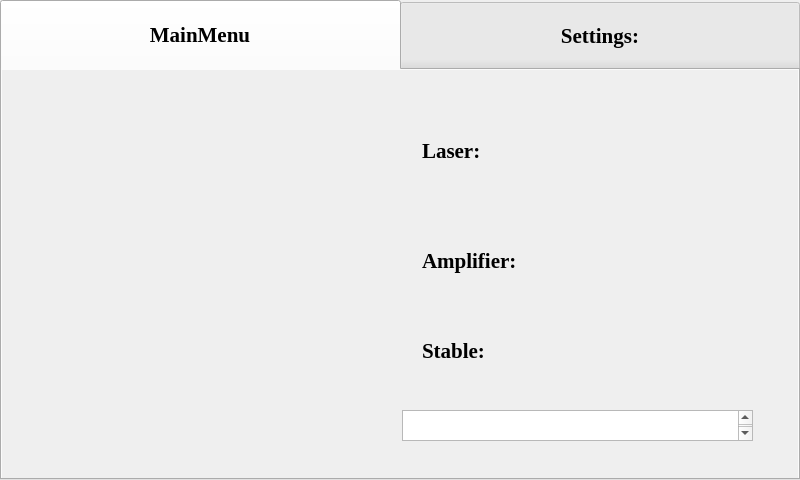
<?xml version="1.0" encoding="UTF-8"?>
<ui version="4.0">
 <class>TouchScreen</class>
 <widget class="QDialog" name="TouchScreen">
  <property name="geometry">
   <rect>
    <x>0</x>
    <y>0</y>
    <width>800</width>
    <height>480</height>
   </rect>
  </property>
  <property name="windowTitle">
   <string>Dialog</string>
  </property>
  <widget class="QTabWidget" name="tabWidget">
   <property name="geometry">
    <rect>
     <x>0</x>
     <y>0</y>
     <width>800</width>
     <height>480</height>
    </rect>
   </property>
   <property name="minimumSize">
    <size>
     <width>800</width>
     <height>0</height>
    </size>
   </property>
   <property name="palette">
    <palette>
     <active>
      <colorrole role="Mid">
       <brush brushstyle="SolidPattern">
        <color alpha="255">
         <red>194</red>
         <green>198</green>
         <blue>189</blue>
        </color>
       </brush>
      </colorrole>
     </active>
     <inactive>
      <colorrole role="Mid">
       <brush brushstyle="SolidPattern">
        <color alpha="255">
         <red>194</red>
         <green>198</green>
         <blue>189</blue>
        </color>
       </brush>
      </colorrole>
     </inactive>
     <disabled>
      <colorrole role="Mid">
       <brush brushstyle="SolidPattern">
        <color alpha="255">
         <red>194</red>
         <green>198</green>
         <blue>189</blue>
        </color>
       </brush>
      </colorrole>
     </disabled>
    </palette>
   </property>
   <property name="font">
    <font>
     <family>Times New Roman</family>
     <pointsize>16</pointsize>
     <weight>75</weight>
     <bold>true</bold>
    </font>
   </property>
   <property name="styleSheet">
    <string notr="true">QTabBar::tab { height: 70px; width: 400px; }</string>
   </property>
   <property name="tabShape">
    <enum>QTabWidget::Rounded</enum>
   </property>
   <property name="currentIndex">
    <number>0</number>
   </property>
   <property name="iconSize">
    <size>
     <width>40</width>
     <height>23</height>
    </size>
   </property>
   <property name="elideMode">
    <enum>Qt::ElideNone</enum>
   </property>
   <property name="tabBarAutoHide">
    <bool>false</bool>
   </property>
   <widget class="QWidget" name="tab">
    <property name="font">
     <font>
      <family>Comic Sans MS</family>
      <pointsize>16</pointsize>
     </font>
    </property>
    <property name="autoFillBackground">
     <bool>true</bool>
    </property>
    <attribute name="title">
     <string>MainMenu</string>
    </attribute>
    <widget class="QPushButton" name="TurnOnBtn">
     <property name="geometry">
      <rect>
       <x>20</x>
       <y>40</y>
       <width>371</width>
       <height>321</height>
      </rect>
     </property>
     <property name="styleSheet">
      <string notr="true">#TurnOnBtn {
background-color: transparent;
border-image: url(:MyFiles/PowerOff.gif);
background: none;
border: none;
background-repeat: none;
}
</string>
     </property>
     <property name="text">
      <string/>
     </property>
    </widget>
    <widget class="QPushButton" name="EDFAOff">
     <property name="geometry">
      <rect>
       <x>600</x>
       <y>150</y>
       <width>71</width>
       <height>61</height>
      </rect>
     </property>
     <property name="styleSheet">
      <string notr="true">#EDFAOff {
background-color: transparent;
border-image: url(:MyFiles/Red.png);
background: none;
border: none;
background-repeat: none;
}
</string>
     </property>
     <property name="text">
      <string/>
     </property>
    </widget>
    <widget class="QLabel" name="label_2">
     <property name="geometry">
      <rect>
       <x>420</x>
       <y>150</y>
       <width>141</width>
       <height>81</height>
      </rect>
     </property>
     <property name="font">
      <font>
       <family>Times New Roman</family>
       <pointsize>16</pointsize>
       <weight>75</weight>
       <bold>true</bold>
      </font>
     </property>
     <property name="text">
      <string>Amplifier:</string>
     </property>
    </widget>
    <widget class="QPushButton" name="LaserQuestOff">
     <property name="geometry">
      <rect>
       <x>600</x>
       <y>50</y>
       <width>71</width>
       <height>61</height>
      </rect>
     </property>
     <property name="styleSheet">
      <string notr="true">#LaserQuestOff {
background-color: transparent;
border-image: url(:MyFiles/Red.png);
background: none;
border: none;
background-repeat: none;
}
</string>
     </property>
     <property name="text">
      <string/>
     </property>
    </widget>
    <widget class="QLabel" name="label">
     <property name="geometry">
      <rect>
       <x>420</x>
       <y>40</y>
       <width>141</width>
       <height>81</height>
      </rect>
     </property>
     <property name="font">
      <font>
       <family>Times New Roman</family>
       <pointsize>16</pointsize>
       <weight>75</weight>
       <bold>true</bold>
      </font>
     </property>
     <property name="text">
      <string>Laser:</string>
     </property>
    </widget>
    <widget class="QPlainTextEdit" name="pteStatus">
     <property name="geometry">
      <rect>
       <x>400</x>
       <y>340</y>
       <width>351</width>
       <height>31</height>
      </rect>
     </property>
     <property name="mouseTracking">
      <bool>true</bool>
     </property>
    </widget>
    <widget class="QLabel" name="label_7">
     <property name="geometry">
      <rect>
       <x>420</x>
       <y>260</y>
       <width>131</width>
       <height>41</height>
      </rect>
     </property>
     <property name="font">
      <font>
       <family>Times New Roman</family>
       <pointsize>16</pointsize>
       <weight>75</weight>
       <bold>true</bold>
      </font>
     </property>
     <property name="text">
      <string>Stable:</string>
     </property>
    </widget>
    <widget class="QPushButton" name="StableOn">
     <property name="geometry">
      <rect>
       <x>600</x>
       <y>250</y>
       <width>71</width>
       <height>61</height>
      </rect>
     </property>
     <property name="styleSheet">
      <string notr="true">#StableOn {
background-color: transparent;
border-image: url(:MyFiles/Green.png);
background: none;
border: none;
background-repeat: none;
}
</string>
     </property>
     <property name="text">
      <string/>
     </property>
    </widget>
    <widget class="QPushButton" name="LaserQuestOn">
     <property name="geometry">
      <rect>
       <x>600</x>
       <y>50</y>
       <width>71</width>
       <height>61</height>
      </rect>
     </property>
     <property name="styleSheet">
      <string notr="true">#LaserQuestOn {
background-color: transparent;
border-image: url(:MyFiles/Green.png);
background: none;
border: none;
background-repeat: none;
}
</string>
     </property>
     <property name="text">
      <string/>
     </property>
    </widget>
    <widget class="QPushButton" name="EDFAOn">
     <property name="geometry">
      <rect>
       <x>600</x>
       <y>150</y>
       <width>71</width>
       <height>61</height>
      </rect>
     </property>
     <property name="styleSheet">
      <string notr="true">#EDFAOn {
background-color: transparent;
border-image: url(:MyFiles/Green.png);
background: none;
border: none;
background-repeat: none;
}
</string>
     </property>
     <property name="text">
      <string/>
     </property>
    </widget>
    <widget class="QPushButton" name="StableOff">
     <property name="geometry">
      <rect>
       <x>600</x>
       <y>250</y>
       <width>71</width>
       <height>61</height>
      </rect>
     </property>
     <property name="styleSheet">
      <string notr="true">#StableOff {
background-color: transparent;
border-image: url(:MyFiles/Red.png);
background: none;
border: none;
background-repeat: none;
}
</string>
     </property>
     <property name="text">
      <string/>
     </property>
    </widget>
    <widget class="QPushButton" name="TurnOffBtn">
     <property name="geometry">
      <rect>
       <x>20</x>
       <y>40</y>
       <width>371</width>
       <height>321</height>
      </rect>
     </property>
     <property name="styleSheet">
      <string notr="true">#TurnOffBtn {
background-color: transparent;
border-image: url(:MyFiles/PowerOn.gif);
background: none;
border: none;
background-repeat: none;
}
</string>
     </property>
     <property name="text">
      <string/>
     </property>
    </widget>
    <zorder>TurnOffBtn</zorder>
    <zorder>EDFAOn</zorder>
    <zorder>LaserQuestOn</zorder>
    <zorder>TurnOnBtn</zorder>
    <zorder>EDFAOff</zorder>
    <zorder>label_2</zorder>
    <zorder>LaserQuestOff</zorder>
    <zorder>label</zorder>
    <zorder>pteStatus</zorder>
    <zorder>label_7</zorder>
    <zorder>StableOn</zorder>
    <zorder>StableOff</zorder>
   </widget>
   <widget class="QWidget" name="tab_2">
    <property name="autoFillBackground">
     <bool>true</bool>
    </property>
    <attribute name="title">
     <string>Settings:</string>
    </attribute>
    <widget class="QPushButton" name="pushButton">
     <property name="geometry">
      <rect>
       <x>580</x>
       <y>290</y>
       <width>181</width>
       <height>101</height>
      </rect>
     </property>
     <property name="font">
      <font>
       <family>Comic Sans MS</family>
       <pointsize>10</pointsize>
       <weight>75</weight>
       <bold>true</bold>
      </font>
     </property>
     <property name="text">
      <string>Save as Default</string>
     </property>
    </widget>
    <widget class="QWidget" name="layoutWidget">
     <property name="geometry">
      <rect>
       <x>70</x>
       <y>40</y>
       <width>651</width>
       <height>252</height>
      </rect>
     </property>
     <layout class="QVBoxLayout" name="verticalLayout">
      <item>
       <layout class="QHBoxLayout" name="horizontalLayout_2">
        <item>
         <widget class="QLabel" name="label_3">
          <property name="font">
           <font>
            <family>Times New Roman</family>
            <pointsize>16</pointsize>
            <weight>75</weight>
            <bold>true</bold>
           </font>
          </property>
          <property name="text">
           <string>Power:</string>
          </property>
         </widget>
        </item>
        <item>
         <widget class="QDoubleSpinBox" name="doubleSpinBox">
          <property name="font">
           <font>
            <family>Times New Roman</family>
            <pointsize>50</pointsize>
           </font>
          </property>
         </widget>
        </item>
       </layout>
      </item>
      <item>
       <layout class="QHBoxLayout" name="horizontalLayout">
        <item>
         <widget class="QLabel" name="label_5">
          <property name="font">
           <font>
            <family>Times New Roman</family>
            <pointsize>16</pointsize>
            <weight>75</weight>
            <bold>true</bold>
           </font>
          </property>
          <property name="text">
           <string>Wavelength:</string>
          </property>
         </widget>
        </item>
        <item>
         <widget class="QDoubleSpinBox" name="doubleSpinBox_2">
          <property name="font">
           <font>
            <family>Times New Roman</family>
            <pointsize>50</pointsize>
           </font>
          </property>
         </widget>
        </item>
       </layout>
      </item>
     </layout>
    </widget>
    <widget class="QComboBox" name="cbComports">
     <property name="geometry">
      <rect>
       <x>150</x>
       <y>340</y>
       <width>73</width>
       <height>22</height>
      </rect>
     </property>
    </widget>
    <widget class="QLabel" name="label_4">
     <property name="geometry">
      <rect>
       <x>100</x>
       <y>340</y>
       <width>28</width>
       <height>28</height>
      </rect>
     </property>
     <property name="sizePolicy">
      <sizepolicy hsizetype="Preferred" vsizetype="Preferred">
       <horstretch>0</horstretch>
       <verstretch>0</verstretch>
      </sizepolicy>
     </property>
     <property name="maximumSize">
      <size>
       <width>40</width>
       <height>16777215</height>
      </size>
     </property>
     <property name="text">
      <string>Port:</string>
     </property>
    </widget>
    <widget class="QPushButton" name="pbOpenClose">
     <property name="geometry">
      <rect>
       <x>250</x>
       <y>340</y>
       <width>93</width>
       <height>28</height>
      </rect>
     </property>
     <property name="text">
      <string>Open</string>
     </property>
    </widget>
    <zorder>layoutWidget</zorder>
    <zorder>pushButton</zorder>
    <zorder>cbComports</zorder>
    <zorder>label_4</zorder>
    <zorder>pbOpenClose</zorder>
   </widget>
  </widget>
 </widget>
 <resources/>
 <connections/>
</ui>
